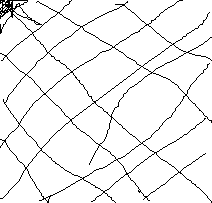
#> input picture imageRead/img.png, 212 x 203 px, found by its file name
$ python a.py
#> lines starting #> are read from the running program, lines starting #| are printed output that depends on the picture
import numpy as np
import matplotlib.pyplot as plt
import cv2
img = cv2.imread('img.png')
#> img is the input picture: shape (203, 212, 3); 94.6% white; black in thin lines or dots
arr = img[:,:,2]
#> arr: shape (203, 212); 94.6% white; black in thin lines or dots

arra = np.asarray(arr)
histogram, bins = np.histogram(arr.ravel(), bins=256, range=[0, 256])
#> histogram = 256 values, max 40712 at index 255, min 0 at index 1, mean 168.1; bins = 257 values from 0 to 256
plt.plot(histogram)
plt.show()
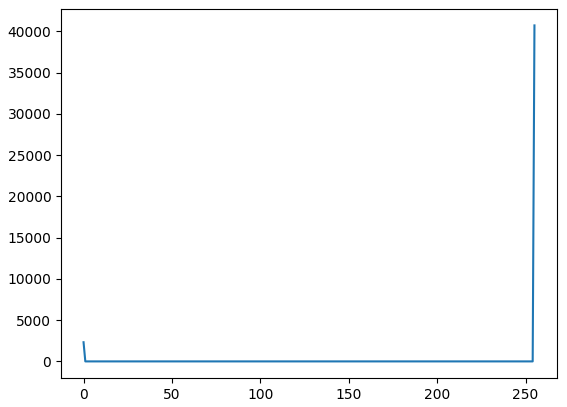
#> figure drawn by matplotlib, 1 panel; curve peaks at x = 255, y = 40712
